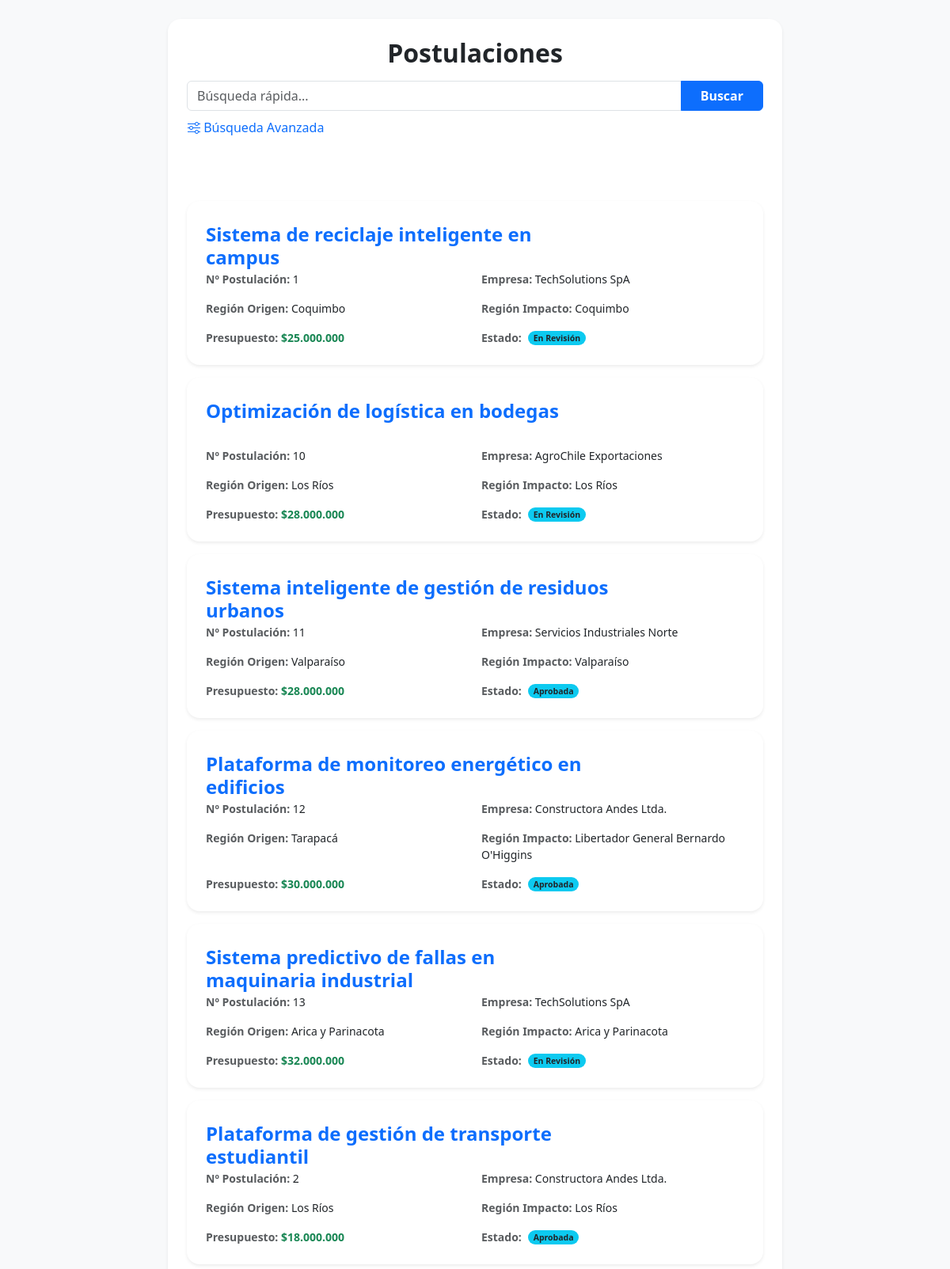
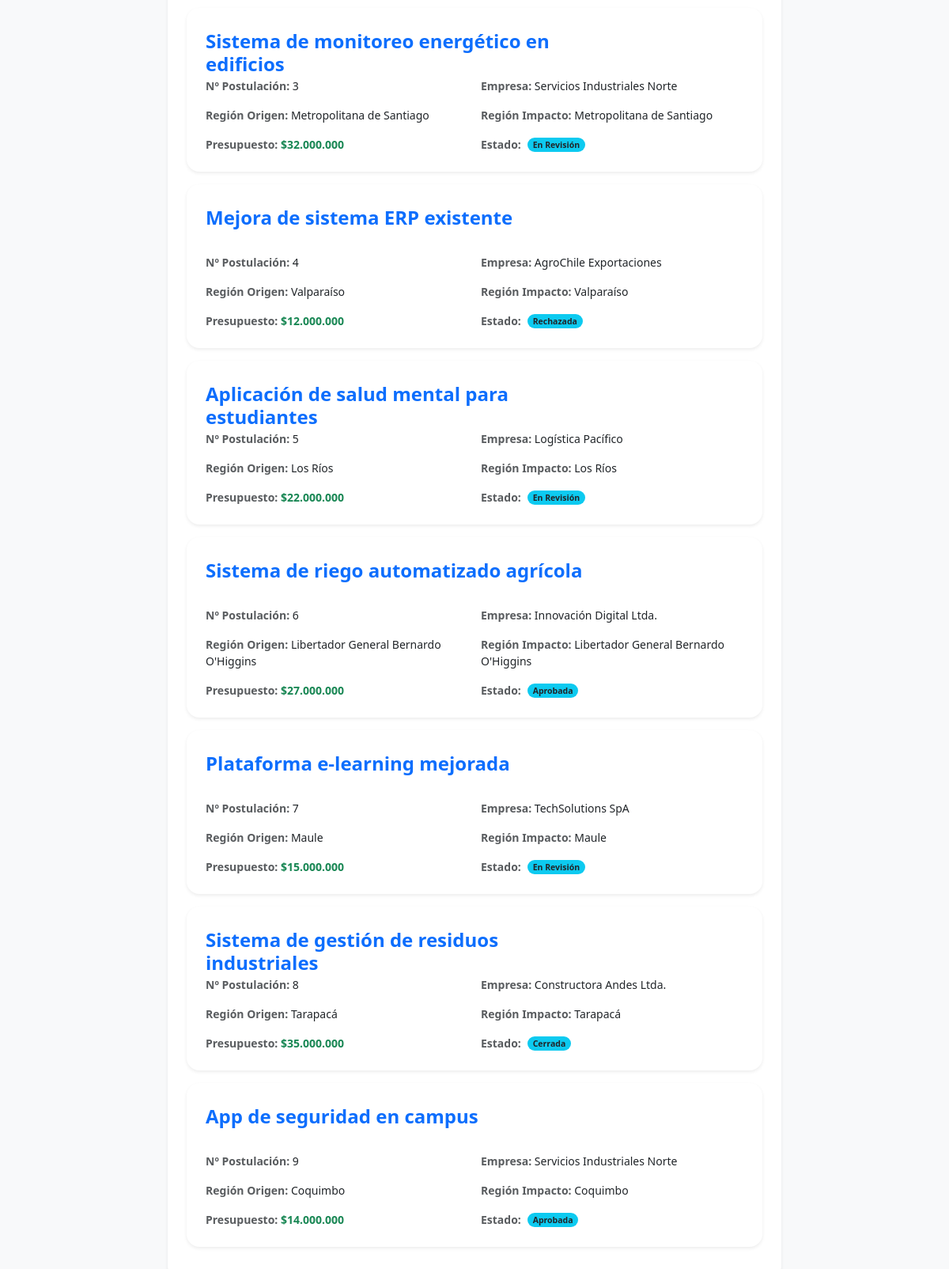
The app's page /tarea_2_BD/Templates/vista_lista_postulaciones.php with its own data (2 pictures, top to bottom).
### tables this page shows
CREATE TABLE POSTULACION (
    ID_postulacion VARCHAR(20) NOT NULL,
    Numero_postulacion INT NOT NULL UNIQUE AUTO_INCREMENT,
    Fecha_postulacion DATE NOT NULL,
    Nombre_iniciativa VARCHAR(100) NOT NULL,
    Objetivo_iniciativa VARCHAR(255) NOT NULL,
    Descripcion_soluciones VARCHAR(255) NOT NULL,
    Resultados_esperados VARCHAR(255) NOT NULL,
    Presupuesto INT NOT NULL,
    Rut_Empresa VARCHAR(12) NOT NULL,
    ID_sede INT NOT NULL,
    ID_estado INT NOT NULL,
    ID_region_impacto INT NOT NULL,
    ID_region_origen INT NOT NULL,
    ID_tipo_iniciativa INT NOT NULL,
    ID_jefe INT NOT NULL,
    ID_coordinador INT NOT NULL,
    PRIMARY KEY (ID_postulacion),
    FOREIGN KEY (Rut_Empresa) REFERENCES EMPRESA(Rut_Empresa),
    FOREIGN KEY (ID_sede) REFERENCES SEDE(ID_sede),
    FOREIGN KEY (ID_estado) REFERENCES ESTADO_POSTULACION(ID_estado),
    FOREIGN KEY (ID_region_impacto) REFERENCES REGION(ID_region),
    FOREIGN KEY (ID_region_origen) REFERENCES REGION(ID_region),
    FOREIGN KEY (ID_tipo_iniciativa) REFERENCES TIPO_INICIATIVA(ID_tipo),
    FOREIGN KEY (ID_jefe) REFERENCES JEFE_CARRERA(ID_jefe),
    FOREIGN KEY (ID_coordinador) REFERENCES COORDINADOR(ID_coordinador)
);

CREATE TABLE EMPRESA (
    Rut_Empresa VARCHAR(12) NOT NULL,
    Nombre_empresa VARCHAR(100) NOT NULL,
    Convenio_USM BOOLEAN NOT NULL,
    ID_tamano INT NOT NULL,
    ID_representante INT NOT NULL,
    PRIMARY KEY (Rut_Empresa),
    FOREIGN KEY (ID_tamano) REFERENCES TAMANO_EMPRESA(ID_tamano),
    FOREIGN KEY (ID_representante) REFERENCES REPRESENTANTE_EMPRESA(ID_representante)
);

CREATE TABLE REGION (
    ID_region INT NOT NULL,
    Nombre_region VARCHAR(50) NOT NULL,
    PRIMARY KEY (ID_region)
);

CREATE TABLE ESTADO_POSTULACION (
    ID_estado INT NOT NULL,
    Nombre_estado VARCHAR(11) NOT NULL,
    PRIMARY KEY (ID_estado)
);

### tarea_2_BD/Templates/vista_lista_postulaciones.php (the view, shortened to what this page needs)
<?php
require_once("../BDT1.php");
$busqueda = $_POST['buscar'] ?? ($_GET['buscar'] ?? '');
try {
    $sql = "SELECT
                P.Numero_postulacion,
                P.Fecha_postulacion,
                P.Objetivo_iniciativa,
                P.Descripcion_soluciones,
                P.Resultados_esperados,
                P.Nombre_iniciativa,
                P.Rut_Empresa,
                E.Nombre_empresa,
                P.ID_coordinador,
                R_O.Nombre_region AS Region_origen,
                R_I.Nombre_region AS Region_impacto,
                P.Presupuesto,
                EST.Nombre_estado,
                C.rut_coordinador,
                S.Nombre_Sede,
                T.Tipo_iniciativa,
                J.Nombre_jefe,
                C.Nombre_coordinador
            FROM POSTULACION P
            LEFT JOIN TIPO_INICIATIVA T ON P.ID_tipo_iniciativa = T.ID_tipo
            LEFT JOIN SEDE S ON P.ID_sede = S.ID_sede
            LEFT JOIN REGION R_I ON P.ID_region_impacto = R_I.ID_region
            LEFT JOIN REGION R_O ON P.ID_region_origen = R_O.ID_region
            LEFT JOIN EMPRESA E ON P.Rut_Empresa = E.Rut_Empresa
            LEFT JOIN TAMANO_EMPRESA T_E ON T_E.ID_tamano = E.ID_tamano
            LEFT JOIN ESTADO_POSTULACION EST ON P.ID_estado = EST.ID_estado
            LEFT JOIN COORDINADOR C ON P.ID_coordinador = C.ID_coordinador
            LEFT JOIN JEFE_CARRERA J ON J.ID_jefe = P.ID_jefe";
    $params = [];
    $stmt = $conexion->prepare($sql);
    $stmt->execute($params);
    $postulaciones = $stmt->fetchAll(PDO::FETCH_ASSOC);
} catch (PDOException $e) {
    die("Error en la consulta: " . $e->getMessage());
}
?>
<!DOCTYPE html>
<html lang="es">
<head>
    <link href="https://cdn.jsdelivr.net/npm/bootstrap@5.3.3/dist/css/bootstrap.min.css" rel="stylesheet">
</head>
<body class="bg-light py-4 d-flex">
<div class="container" style="max-width: 800px;">
    <div class="card border-0 shadow-sm rounded-4 p-4 mb-4">
        <h2 class="text-dark fw-bold mb-3 text-center">Postulaciones</h2>
        <form action="" method="POST">
            <div class="input-group mb-2">
                <input type="text" name="buscar" class="form-control" placeholder="Búsqueda rápida..." value="<?php echo htmlspecialchars($busqueda); ?>">
                <button class="btn btn-primary px-4 fw-bold" type="submit">Buscar</button>
            </div>
            <div class="d-flex justify-content-between align-items-center">
                <button type="button" class="btn btn-link text-decoration-none p-0" data-bs-toggle="modal" data-bs-target="#modalBusqueda">
                    <i class="bi bi-sliders"></i> Búsqueda Avanzada
                </button>
            </div>
                <div class="w-100 d-flex flex-row" style="height: 5rem;">
                </div>
        </form>
        <?php if (count($postulaciones) > 0): ?>
            <?php foreach ($postulaciones as $fila): ?>
                <?php if ($fila["rut_coordinador"] === $_SESSION["rut_usuario"] && $_SESSION["rol_usuario"] === "2" || $_SESSION["rol_usuario"] !== "2"): ?>
                    <div class="card shadow-sm border-0 rounded-4 mb-3">
                        <div class="card-body p-4">
                            <div class="w-100 d-flex flex-row" style="height: 4rem;">
                                <h4 class="w-75 card-title text-primary my-1 fw-semibold">
                                    <?php echo htmlspecialchars($fila['Nombre_iniciativa']); ?>
                                </h4>
                            </div>
                            <div class="row row-cols-1 row-cols-md-2 g-3 small">
                                <div class="col">
                                    <span class="text-muted fw-bold">Nº Postulación:</span>
                                    <span class="text-dark"><?php echo htmlspecialchars($fila['Numero_postulacion']); ?></span>
                                </div>
                                <div class="col">
                                    <span class="text-muted fw-bold">Empresa:</span>
                                    <span class="text-dark"><?php echo htmlspecialchars($fila['Nombre_empresa']); ?></span>
                                </div>
                                <div class="col">
                                    <span class="text-muted fw-bold">Región Origen:</span>
                                    <span class="text-dark"><?php echo htmlspecialchars($fila['Region_origen']); ?></span>
                                </div>
                                <div class="col">
                                    <span class="text-muted fw-bold">Región Impacto:</span>
                                    <span class="text-dark"><?php echo htmlspecialchars($fila['Region_impacto']); ?></span>
                                </div>
                                <div class="col">
                                    <span class="text-muted fw-bold">Presupuesto:</span>
                                    <span class="text-success fw-bold">
                                        $<?php echo number_format($fila['Presupuesto'], 0, ',', '.'); ?>
                                    </span>
                                </div>
                                <div class="col d-flex align-items-center">
                                    <span class="text-muted fw-bold me-2">Estado:</span>
                                    <span class="badge rounded-pill bg-info text-dark">
                                        <?php echo htmlspecialchars($fila['Nombre_estado']); ?>
                                    </span>
                                </div>
                            </div>
                        </div>
                    </div>
                <?php endif; ?>
            <?php endforeach; ?>
        <?php endif; ?>
    </div>
    </div>
    <link rel="stylesheet" href="https://cdn.jsdelivr.net/npm/bootstrap-icons@1.11.3/font/bootstrap-icons.min.css">

### records on screen
postulacion: Nombre_iniciativa "Sistema de reciclaje inteligente en campus", Numero_postulacion "1", Rut_Empresa.Nombre_empresa "TechSolutions SpA", ID_region_impacto.Nombre_region "Coquimbo", Presupuesto "25.000.000", ID_estado.Nombre_estado "En Revisión"
postulacion: Nombre_iniciativa "Optimización de logística en bodegas", Numero_postulacion "10", Rut_Empresa.Nombre_empresa "AgroChile Exportaciones", ID_region_impacto.Nombre_region "Los Ríos", Presupuesto "28.000.000", ID_estado.Nombre_estado "En Revisión"
postulacion: Nombre_iniciativa "Sistema inteligente de gestión de residuos urbanos", Numero_postulacion "11", Rut_Empresa.Nombre_empresa "Servicios Industriales Norte", ID_region_impacto.Nombre_region "Valparaíso", Presupuesto "28.000.000", ID_estado.Nombre_estado "Aprobada"
postulacion: Nombre_iniciativa "Plataforma de monitoreo energético en edificios", Numero_postulacion "12", Rut_Empresa.Nombre_empresa "Constructora Andes Ltda.", ID_region_origen.Nombre_region "Tarapacá", ID_region_impacto.Nombre_region "Libertador General Bernardo O'Higgins", Presupuesto "30.000.000", ID_estado.Nombre_estado "Aprobada"
postulacion: Nombre_iniciativa "Sistema predictivo de fallas en maquinaria industrial", Numero_postulacion "13", Rut_Empresa.Nombre_empresa "TechSolutions SpA", ID_region_impacto.Nombre_region "Arica y Parinacota", Presupuesto "32.000.000", ID_estado.Nombre_estado "En Revisión"
postulacion: Nombre_iniciativa "Plataforma de gestión de transporte estudiantil", Numero_postulacion "2", Rut_Empresa.Nombre_empresa "Constructora Andes Ltda.", ID_region_impacto.Nombre_region "Los Ríos", Presupuesto "18.000.000", ID_estado.Nombre_estado "Aprobada"
postulacion: Nombre_iniciativa "Sistema de monitoreo energético en edificios", Numero_postulacion "3", Rut_Empresa.Nombre_empresa "Servicios Industriales Norte", ID_region_impacto.Nombre_region "Metropolitana de Santiago", Presupuesto "32.000.000", ID_estado.Nombre_estado "En Revisión"
postulacion: Nombre_iniciativa "Mejora de sistema ERP existente", Numero_postulacion "4", Rut_Empresa.Nombre_empresa "AgroChile Exportaciones", ID_region_impacto.Nombre_region "Valparaíso", Presupuesto "12.000.000", ID_estado.Nombre_estado "Rechazada"
postulacion: Nombre_iniciativa "Aplicación de salud mental para estudiantes", Numero_postulacion "5", Rut_Empresa.Nombre_empresa "Logística Pacífico", ID_region_impacto.Nombre_region "Los Ríos", Presupuesto "22.000.000", ID_estado.Nombre_estado "En Revisión"
postulacion: Nombre_iniciativa "Sistema de riego automatizado agrícola", Numero_postulacion "6", Rut_Empresa.Nombre_empresa "Innovación Digital Ltda.", ID_region_impacto.Nombre_region "Libertador General Bernardo O'Higgins", Presupuesto "27.000.000", ID_estado.Nombre_estado "Aprobada"
postulacion: Nombre_iniciativa "Plataforma e-learning mejorada", Numero_postulacion "7", Rut_Empresa.Nombre_empresa "TechSolutions SpA", ID_region_impacto.Nombre_region "Maule", Presupuesto "15.000.000", ID_estado.Nombre_estado "En Revisión"
postulacion: Nombre_iniciativa "Sistema de gestión de residuos industriales", Numero_postulacion "8", Rut_Empresa.Nombre_empresa "Constructora Andes Ltda.", ID_region_impacto.Nombre_region "Tarapacá", Presupuesto "35.000.000", ID_estado.Nombre_estado "Cerrada"
postulacion: Nombre_iniciativa "App de seguridad en campus", Numero_postulacion "9", Rut_Empresa.Nombre_empresa "Servicios Industriales Norte", ID_region_impacto.Nombre_region "Coquimbo", Presupuesto "14.000.000", ID_estado.Nombre_estado "Aprobada"
